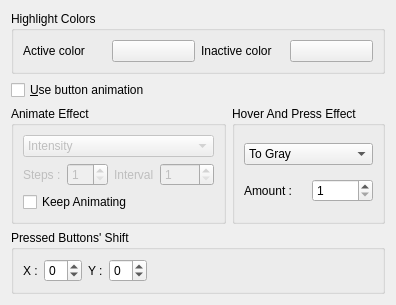
     <widget class="QWidget" name="Seite">
      <attribute name="title">
       <string>Effects</string>
      </attribute>
      <layout class="QVBoxLayout" name="verticalLayout">
       <item>
        <widget class="QGroupBox" name="buttonGroup5">
         <property name="title">
          <string>Highlight Colors</string>
         </property>
         <layout class="QVBoxLayout" name="verticalLayout_2">
          <item>
           <layout class="QHBoxLayout" name="_9">
            <item>
             <layout class="QHBoxLayout" name="_10">
              <item>
               <widget class="QLabel" name="textLabel1_3">
                <property name="text">
                 <string>Active color</string>
                </property>
                <property name="wordWrap">
                 <bool>false</bool>
                </property>
               </widget>
              </item>
              <item>
               <widget class="KColorButton" name="activeHighlightClrBtn">
                <property name="text">
                 <string/>
                </property>
               </widget>
              </item>
             </layout>
            </item>
            <item>
             <layout class="QHBoxLayout" name="_11">
              <item>
               <widget class="QLabel" name="textLabel1_3_2">
                <property name="text">
                 <string>Inactive color</string>
                </property>
                <property name="wordWrap">
                 <bool>false</bool>
                </property>
               </widget>
              </item>
              <item>
               <widget class="KColorButton" name="inActiveHighlightClrBtn">
                <property name="text">
                 <string/>
                </property>
               </widget>
              </item>
             </layout>
            </item>
           </layout>
          </item>
         </layout>
         <zorder></zorder>
        </widget>
       </item>
       <item>
        <widget class="QCheckBox" name="useAnimChkBox">
         <property name="text">
          <string>&amp;Use button animation</string>
         </property>
        </widget>
       </item>
       <item>
        <layout class="QHBoxLayout" name="_3">
         <item>
          <widget class="QGroupBox" name="buttonGroup12">
           <property name="title">
            <string>Animate Effect</string>
           </property>
           <layout class="QVBoxLayout" name="_4">
            <item>
             <widget class="KComboBox" name="animateEfeectsCombo">
              <property name="enabled">
               <bool>false</bool>
              </property>
              <item>
               <property name="text">
                <string>Intensity</string>
               </property>
              </item>
              <item>
               <property name="text">
                <string>Blend</string>
               </property>
              </item>
              <item>
               <property name="text">
                <string>Solarize</string>
               </property>
              </item>
              <item>
               <property name="text">
                <string>Fade</string>
               </property>
              </item>
              <item>
               <property name="text">
                <string>Trashed</string>
               </property>
              </item>
              <item>
               <property name="text">
                <string>Hue Shift</string>
               </property>
              </item>
             </widget>
            </item>
            <item>
             <layout class="QHBoxLayout" name="_5">
              <item>
               <widget class="QLabel" name="textLabel1_8">
                <property name="enabled">
                 <bool>false</bool>
                </property>
                <property name="text">
                 <string>Steps :</string>
                </property>
                <property name="wordWrap">
                 <bool>false</bool>
                </property>
               </widget>
              </item>
              <item>
               <widget class="QSpinBox" name="stepsSpinBox">
                <property name="enabled">
                 <bool>false</bool>
                </property>
                <property name="minimum">
                 <number>1</number>
                </property>
                <property name="maximum">
                 <number>10</number>
                </property>
               </widget>
              </item>
              <item>
               <widget class="QLabel" name="textLabel2_5">
                <property name="enabled">
                 <bool>false</bool>
                </property>
                <property name="text">
                 <string>Interval</string>
                </property>
                <property name="wordWrap">
                 <bool>false</bool>
                </property>
               </widget>
              </item>
              <item>
               <widget class="QSpinBox" name="intervalSpinBox">
                <property name="enabled">
                 <bool>false</bool>
                </property>
                <property name="minimum">
                 <number>1</number>
                </property>
                <property name="maximum">
                 <number>1000</number>
                </property>
               </widget>
              </item>
             </layout>
            </item>
            <item>
             <widget class="QCheckBox" name="KeepAnimateChkBox">
              <property name="text">
               <string>Keep Animating</string>
              </property>
             </widget>
            </item>
           </layout>
          </widget>
         </item>
         <item>
          <widget class="QGroupBox" name="buttonGroup11">
           <property name="title">
            <string>Hover And Press Effect</string>
           </property>
           <layout class="QVBoxLayout" name="_6">
            <item>
             <widget class="KComboBox" name="hoverTypeCombo">
              <item>
               <property name="text">
                <string>To Gray</string>
               </property>
              </item>
              <item>
               <property name="text">
                <string>Colorize</string>
               </property>
              </item>
              <item>
               <property name="text">
                <string>DeSaturate</string>
               </property>
              </item>
              <item>
               <property name="text">
                <string>To Gamma</string>
               </property>
              </item>
              <item>
               <property name="text">
                <string>Use Image Colors</string>
               </property>
              </item>
             </widget>
            </item>
            <item>
             <layout class="QHBoxLayout" name="_7">
              <item>
               <widget class="QLabel" name="textLabel1_4">
                <property name="text">
                 <string>Amount :</string>
                </property>
                <property name="wordWrap">
                 <bool>false</bool>
                </property>
               </widget>
              </item>
              <item>
               <widget class="QSpinBox" name="effectsAmount_SpinBox">
                <property name="minimum">
                 <number>1</number>
                </property>
                <property name="maximum">
                 <number>10</number>
                </property>
               </widget>
              </item>
             </layout>
            </item>
           </layout>
          </widget>
         </item>
        </layout>
       </item>
       <item>
        <widget class="QGroupBox" name="buttonGroup9">
         <property name="title">
          <string>Pressed Buttons' Shift</string>
         </property>
         <layout class="QVBoxLayout" name="_13">
          <item>
           <layout class="QHBoxLayout" name="_14">
            <item>
             <layout class="QHBoxLayout" name="_15">
              <item>
               <widget class="QLabel" name="textLabel1_5_5">
                <property name="text">
                 <string>X :</string>
                </property>
                <property name="wordWrap">
                 <bool>false</bool>
                </property>
               </widget>
              </item>
              <item>
               <widget class="QSpinBox" name="btnShiftXSpinBox">
                <property name="minimum">
                 <number>-3</number>
                </property>
                <property name="maximum">
                 <number>3</number>
                </property>
               </widget>
              </item>
              <item>
               <widget class="QLabel" name="textLabel1_5_2_4">
                <property name="text">
                 <string>Y :</string>
                </property>
                <property name="wordWrap">
                 <bool>false</bool>
                </property>
               </widget>
              </item>
              <item>
               <widget class="QSpinBox" name="btnShiftYSpinBox">
                <property name="minimum">
                 <number>-3</number>
                </property>
                <property name="maximum">
                 <number>3</number>
                </property>
               </widget>
              </item>
             </layout>
            </item>
            <item>
             <spacer name="spacer2">
              <property name="orientation">
               <enum>Qt::Horizontal</enum>
              </property>
              <property name="sizeType">
               <enum>QSizePolicy::Expanding</enum>
              </property>
              <property name="sizeHint" stdset="0">
               <size>
                <width>161</width>
                <height>21</height>
               </size>
              </property>
             </spacer>
            </item>
           </layout>
          </item>
         </layout>
        </widget>
       </item>
       <item>
        <spacer name="spacer_8">
         <property name="orientation">
          <enum>Qt::Vertical</enum>
         </property>
         <property name="sizeHint" stdset="0">
          <size>
           <width>20</width>
           <height>0</height>
          </size>
         </property>
        </spacer>
       </item>
      </layout>
     </widget>
